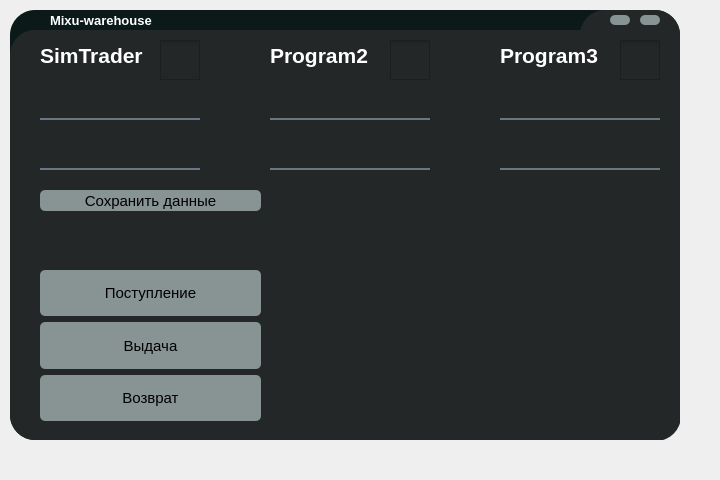
<?xml version="1.0" encoding="UTF-8"?>
<ui version="4.0">
 <class>MainWindow</class>
 <widget class="QMainWindow" name="MainWindow">
  <property name="geometry">
   <rect>
    <x>0</x>
    <y>0</y>
    <width>720</width>
    <height>480</height>
   </rect>
  </property>
  <property name="sizePolicy">
   <sizepolicy hsizetype="Preferred" vsizetype="Preferred">
    <horstretch>0</horstretch>
    <verstretch>0</verstretch>
   </sizepolicy>
  </property>
  <property name="windowTitle">
   <string>MainWindow</string>
  </property>
  <widget class="QWidget" name="centralwidget">
   <widget class="QWidget" name="widget" native="true">
    <property name="geometry">
     <rect>
      <x>10</x>
      <y>10</y>
      <width>670</width>
      <height>430</height>
     </rect>
    </property>
    <property name="styleSheet">
     <string notr="true">background-color: rgb(11, 25, 25);
border-radius: 25px</string>
    </property>
    <widget class="QWidget" name="widget_2" native="true">
     <property name="geometry">
      <rect>
       <x>0</x>
       <y>20</y>
       <width>670</width>
       <height>410</height>
      </rect>
     </property>
     <property name="styleSheet">
      <string notr="true">background-color:rgb(35, 39, 39);
border-radius: 25px</string>
     </property>
     <widget class="QLabel" name="label">
      <property name="geometry">
       <rect>
        <x>260</x>
        <y>10</y>
        <width>111</width>
        <height>31</height>
       </rect>
      </property>
      <property name="font">
       <font>
        <family>Tahoma</family>
        <pointsize>16</pointsize>
        <weight>75</weight>
        <bold>true</bold>
       </font>
      </property>
      <property name="whatsThis">
       <string>&lt;html&gt;&lt;head/&gt;&lt;body&gt;&lt;p&gt;&lt;br/&gt;&lt;/p&gt;&lt;/body&gt;&lt;/html&gt;</string>
      </property>
      <property name="styleSheet">
       <string notr="true">color:rgb(255, 255, 255)</string>
      </property>
      <property name="text">
       <string>Program2</string>
      </property>
     </widget>
     <widget class="QWidget" name="layoutWidget">
      <property name="geometry">
       <rect>
        <x>30</x>
        <y>240</y>
        <width>221</width>
        <height>151</height>
       </rect>
      </property>
      <layout class="QVBoxLayout" name="verticalLayout">
       <item>
        <widget class="QPushButton" name="btn_state_1">
         <property name="maximumSize">
          <size>
           <width>1000</width>
           <height>1000</height>
          </size>
         </property>
         <property name="styleSheet">
          <string notr="true">QPushButton#btn_state_1
{
background-color:rgb(136, 147, 147);
border-radius:5px;
font-size:15px
}
QPushButton#btn_state_1:hover
{
background-color: rgb(255, 255, 255);
}
QPushButton#btn_state_1:pressed
{
font-size:13px
}</string>
         </property>
         <property name="text">
          <string>Поступление</string>
         </property>
        </widget>
       </item>
       <item>
        <widget class="QPushButton" name="btn_state_2">
         <property name="maximumSize">
          <size>
           <width>1000</width>
           <height>1000</height>
          </size>
         </property>
         <property name="styleSheet">
          <string notr="true">QPushButton#btn_state_2
{
background-color:rgb(136, 147, 147);
border-radius:5px;
font-size:15px
}
QPushButton#btn_state_2:hover
{
background-color: rgb(255, 255, 255);
}
QPushButton#btn_state_2:pressed
{
font-size:13px
}</string>
         </property>
         <property name="text">
          <string>Выдача</string>
         </property>
        </widget>
       </item>
       <item>
        <widget class="QPushButton" name="btn_state_3">
         <property name="maximumSize">
          <size>
           <width>1000</width>
           <height>1000</height>
          </size>
         </property>
         <property name="styleSheet">
          <string notr="true">QPushButton#btn_state_3
{
background-color:rgb(136, 147, 147);
border-radius:5px;
font-size:15px
}
QPushButton#btn_state_3:hover
{
background-color: rgb(255, 255, 255);
}
QPushButton#btn_state_3:pressed
{
font-size:13px
}</string>
         </property>
         <property name="text">
          <string>Возврат</string>
         </property>
        </widget>
       </item>
      </layout>
     </widget>
     <widget class="QLabel" name="label_2">
      <property name="geometry">
       <rect>
        <x>30</x>
        <y>10</y>
        <width>111</width>
        <height>31</height>
       </rect>
      </property>
      <property name="font">
       <font>
        <family>Tahoma</family>
        <pointsize>16</pointsize>
        <weight>75</weight>
        <bold>true</bold>
       </font>
      </property>
      <property name="whatsThis">
       <string>&lt;html&gt;&lt;head/&gt;&lt;body&gt;&lt;p&gt;&lt;br/&gt;&lt;/p&gt;&lt;/body&gt;&lt;/html&gt;</string>
      </property>
      <property name="styleSheet">
       <string notr="true">color:rgb(255, 255, 255)</string>
      </property>
      <property name="text">
       <string>SimTrader</string>
      </property>
     </widget>
     <widget class="QLabel" name="label_3">
      <property name="geometry">
       <rect>
        <x>490</x>
        <y>10</y>
        <width>111</width>
        <height>31</height>
       </rect>
      </property>
      <property name="font">
       <font>
        <family>Tahoma</family>
        <pointsize>16</pointsize>
        <weight>75</weight>
        <bold>true</bold>
       </font>
      </property>
      <property name="whatsThis">
       <string>&lt;html&gt;&lt;head/&gt;&lt;body&gt;&lt;p&gt;&lt;br/&gt;&lt;/p&gt;&lt;/body&gt;&lt;/html&gt;</string>
      </property>
      <property name="styleSheet">
       <string notr="true">color:rgb(255, 255, 255)</string>
      </property>
      <property name="text">
       <string>Program3</string>
      </property>
     </widget>
     <widget class="QCheckBox" name="checkBox_1">
      <property name="geometry">
       <rect>
        <x>150</x>
        <y>10</y>
        <width>40</width>
        <height>40</height>
       </rect>
      </property>
      <property name="maximumSize">
       <size>
        <width>16777215</width>
        <height>16777212</height>
       </size>
      </property>
      <property name="sizeIncrement">
       <size>
        <width>0</width>
        <height>0</height>
       </size>
      </property>
      <property name="styleSheet">
       <string notr="true">QCheckBox#checkBox_1:indicator {
    width: 40px;
    height: 40px;
}
QCheckBox#checkBox_1:indicator:unchecked {
  image: url(:/check/2.png)
}

QCheckBox#checkBox_1:indicator:checked {
   image: url(:/check/1.png)
}
</string>
      </property>
      <property name="text">
       <string/>
      </property>
     </widget>
     <widget class="QCheckBox" name="checkBox_2">
      <property name="geometry">
       <rect>
        <x>380</x>
        <y>10</y>
        <width>40</width>
        <height>40</height>
       </rect>
      </property>
      <property name="maximumSize">
       <size>
        <width>16777215</width>
        <height>16777212</height>
       </size>
      </property>
      <property name="sizeIncrement">
       <size>
        <width>0</width>
        <height>0</height>
       </size>
      </property>
      <property name="styleSheet">
       <string notr="true">QCheckBox#checkBox_2:indicator {
    width: 40px;
    height: 40px;
}
QCheckBox#checkBox_2:indicator:unchecked {
  image: url(:/check/2.png)
}

QCheckBox#checkBox_2:indicator:checked {
   image: url(:/check/1.png)
}
</string>
      </property>
      <property name="text">
       <string/>
      </property>
     </widget>
     <widget class="QCheckBox" name="checkBox_3">
      <property name="geometry">
       <rect>
        <x>610</x>
        <y>10</y>
        <width>40</width>
        <height>40</height>
       </rect>
      </property>
      <property name="maximumSize">
       <size>
        <width>16777215</width>
        <height>16777212</height>
       </size>
      </property>
      <property name="sizeIncrement">
       <size>
        <width>0</width>
        <height>0</height>
       </size>
      </property>
      <property name="styleSheet">
       <string notr="true">QCheckBox#checkBox_3:indicator {
    width: 40px;
    height: 40px;
}
QCheckBox#checkBox_3:indicator:unchecked {
  image: url(:/check/2.png)
}

QCheckBox#checkBox_3:indicator:checked {
   image: url(:/check/1.png)
}
</string>
      </property>
      <property name="text">
       <string/>
      </property>
     </widget>
     <widget class="QLineEdit" name="lineEdit_login_1">
      <property name="geometry">
       <rect>
        <x>30</x>
        <y>60</y>
        <width>160</width>
        <height>30</height>
       </rect>
      </property>
      <property name="font">
       <font>
        <pointsize>12</pointsize>
       </font>
      </property>
      <property name="styleSheet">
       <string notr="true">background-color:rgba(0, 0, 0, 0);
border:none;
border-bottom:2px solid rgba(105, 118, 132, 255);
color:rgba(255, 255, 255, 230);
padding-bottom:7px;</string>
      </property>
     </widget>
     <widget class="QLineEdit" name="lineEdit_password_1">
      <property name="geometry">
       <rect>
        <x>30</x>
        <y>110</y>
        <width>160</width>
        <height>30</height>
       </rect>
      </property>
      <property name="font">
       <font>
        <pointsize>12</pointsize>
       </font>
      </property>
      <property name="styleSheet">
       <string notr="true">background-color:rgba(0, 0, 0, 0);
border:none;
border-bottom:2px solid rgba(105, 118, 132, 255);
color:rgba(255, 255, 255, 230);
padding-bottom:7px;</string>
      </property>
      <property name="echoMode">
       <enum>QLineEdit::Password</enum>
      </property>
     </widget>
     <widget class="QLineEdit" name="lineEdit_login_2">
      <property name="geometry">
       <rect>
        <x>260</x>
        <y>60</y>
        <width>160</width>
        <height>30</height>
       </rect>
      </property>
      <property name="font">
       <font>
        <pointsize>12</pointsize>
       </font>
      </property>
      <property name="styleSheet">
       <string notr="true">background-color:rgba(0, 0, 0, 0);
border:none;
border-bottom:2px solid rgba(105, 118, 132, 255);
color:rgba(255, 255, 255, 230);
padding-bottom:7px;</string>
      </property>
     </widget>
     <widget class="QLineEdit" name="lineEdit_password_2">
      <property name="geometry">
       <rect>
        <x>260</x>
        <y>110</y>
        <width>160</width>
        <height>30</height>
       </rect>
      </property>
      <property name="font">
       <font>
        <pointsize>12</pointsize>
       </font>
      </property>
      <property name="styleSheet">
       <string notr="true">background-color:rgba(0, 0, 0, 0);
border:none;
border-bottom:2px solid rgba(105, 118, 132, 255);
color:rgba(255, 255, 255, 230);
padding-bottom:7px;</string>
      </property>
      <property name="echoMode">
       <enum>QLineEdit::Password</enum>
      </property>
     </widget>
     <widget class="QLineEdit" name="lineEdit_login_3">
      <property name="geometry">
       <rect>
        <x>490</x>
        <y>60</y>
        <width>160</width>
        <height>30</height>
       </rect>
      </property>
      <property name="font">
       <font>
        <pointsize>12</pointsize>
       </font>
      </property>
      <property name="styleSheet">
       <string notr="true">background-color:rgba(0, 0, 0, 0);
border:none;
border-bottom:2px solid rgba(105, 118, 132, 255);
color:rgba(255, 255, 255, 230);
padding-bottom:7px;</string>
      </property>
     </widget>
     <widget class="QLineEdit" name="lineEdit_password_3">
      <property name="geometry">
       <rect>
        <x>490</x>
        <y>110</y>
        <width>160</width>
        <height>30</height>
       </rect>
      </property>
      <property name="font">
       <font>
        <pointsize>12</pointsize>
       </font>
      </property>
      <property name="styleSheet">
       <string notr="true">background-color:rgba(0, 0, 0, 0);
border:none;
border-bottom:2px solid rgba(105, 118, 132, 255);
color:rgba(255, 255, 255, 230);
padding-bottom:7px;</string>
      </property>
      <property name="echoMode">
       <enum>QLineEdit::Password</enum>
      </property>
     </widget>
     <widget class="QPushButton" name="btn_save_log">
      <property name="geometry">
       <rect>
        <x>30</x>
        <y>160</y>
        <width>221</width>
        <height>21</height>
       </rect>
      </property>
      <property name="maximumSize">
       <size>
        <width>1000</width>
        <height>1000</height>
       </size>
      </property>
      <property name="styleSheet">
       <string notr="true">QPushButton#btn_save_log
{
background-color:rgb(136, 147, 147);
border-radius:5px;
font-size:15px
}
QPushButton#btn_save_log:hover
{
background-color: rgb(255, 255, 255);
}
QPushButton#btn_save_log:pressed
{
font-size:13px
}</string>
      </property>
      <property name="text">
       <string>Сохранить данные</string>
      </property>
     </widget>
     <widget class="QWidget" name="widget_3" native="true">
      <property name="geometry">
       <rect>
        <x>430</x>
        <y>170</y>
        <width>241</width>
        <height>241</height>
       </rect>
      </property>
      <property name="styleSheet">
       <string notr="true">image:url(:/check/018f5987fde8a21295e00599a97b-yfk1.png);
border-radius: 25px</string>
      </property>
     </widget>
    </widget>
    <widget class="QPushButton" name="btn_trey">
     <property name="geometry">
      <rect>
       <x>630</x>
       <y>5</y>
       <width>20</width>
       <height>10</height>
      </rect>
     </property>
     <property name="styleSheet">
      <string notr="true">QPushButton#btn_trey
{
background-color:rgb(136, 147, 147);
border-radius:5px
}
QPushButton#btn_trey:hover
{
background-color:rgb(200, 0, 0);
border-radius:5px
}
QPushButton#btn_trey:pressed
{
background-color:rgb(150, 0, 0);
border-radius:5px
}</string>
     </property>
     <property name="text">
      <string/>
     </property>
    </widget>
    <widget class="QPushButton" name="btn_close">
     <property name="geometry">
      <rect>
       <x>600</x>
       <y>5</y>
       <width>20</width>
       <height>10</height>
      </rect>
     </property>
     <property name="styleSheet">
      <string notr="true">QPushButton#btn_close
{
background-color:rgb(136, 147, 147);
border-radius:5px
}
QPushButton#btn_close:hover
{
background-color:rgb(0, 200, 0);
border-radius:5px
}
QPushButton#btn_close:pressed
{
background-color:rgb(0, 150, 0);
border-radius:5px
}</string>
     </property>
     <property name="text">
      <string/>
     </property>
    </widget>
    <widget class="QLabel" name="label_4">
     <property name="geometry">
      <rect>
       <x>40</x>
       <y>0</y>
       <width>120</width>
       <height>20</height>
      </rect>
     </property>
     <property name="font">
      <font>
       <family>Tahoma</family>
       <pointsize>10</pointsize>
       <weight>75</weight>
       <bold>true</bold>
      </font>
     </property>
     <property name="whatsThis">
      <string>&lt;html&gt;&lt;head/&gt;&lt;body&gt;&lt;p&gt;&lt;br/&gt;&lt;/p&gt;&lt;/body&gt;&lt;/html&gt;</string>
     </property>
     <property name="styleSheet">
      <string notr="true">color:rgb(255, 255, 255);
background:transparent;
border-radius:100px;</string>
     </property>
     <property name="text">
      <string>Mixu-warehouse</string>
     </property>
    </widget>
    <widget class="QWidget" name="widget_6" native="true">
     <property name="geometry">
      <rect>
       <x>570</x>
       <y>0</y>
       <width>100</width>
       <height>420</height>
      </rect>
     </property>
     <property name="styleSheet">
      <string notr="true">background-color:rgb(35, 39, 39);
border-radius: 25px</string>
     </property>
    </widget>
    <zorder>widget_6</zorder>
    <zorder>widget_2</zorder>
    <zorder>btn_trey</zorder>
    <zorder>btn_close</zorder>
    <zorder>label_4</zorder>
   </widget>
  </widget>
 </widget>
 <resources>
  <include location="res.qrc"/>
 </resources>
 <connections/>
</ui>
